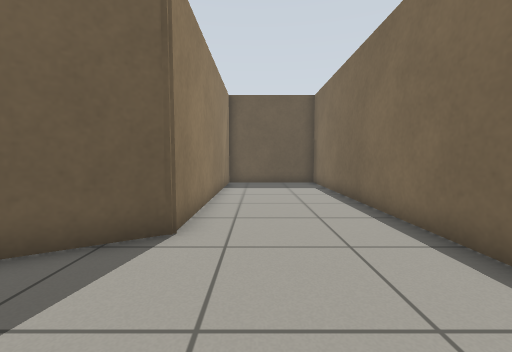
View 1 (above)

15 first-person views from a walk through a world built for the Gazebo simulator. The camera is 0.71 m above the floor, tilts 4° down and sees 90° across. The floor is counted in squares, 0.5 m on a side. Each view is taken from the middle of a square. On the plan, view 1 faces up. The plan holds only what a view shows up to about 13 squares ahead; the rest is blank.

View 2
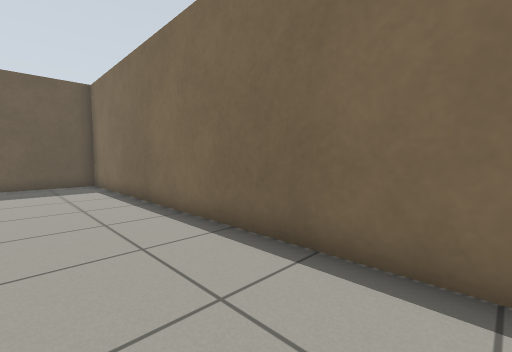

View 3
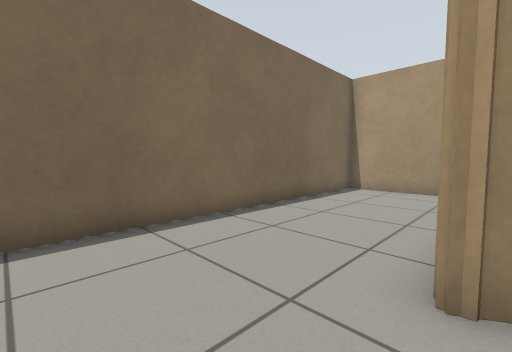

View 4
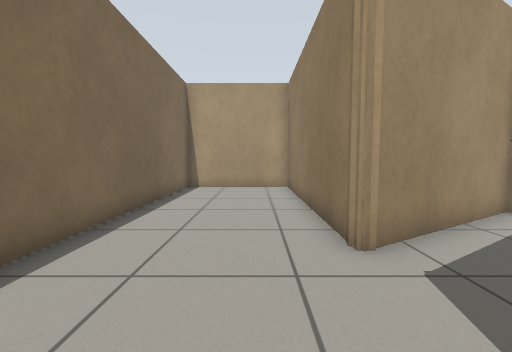

View 5
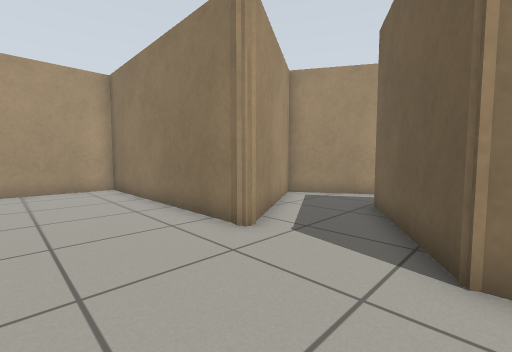

View 6
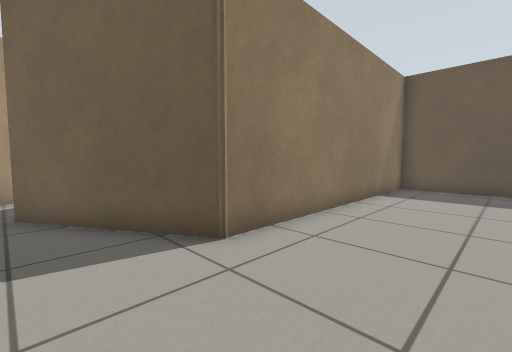

View 7
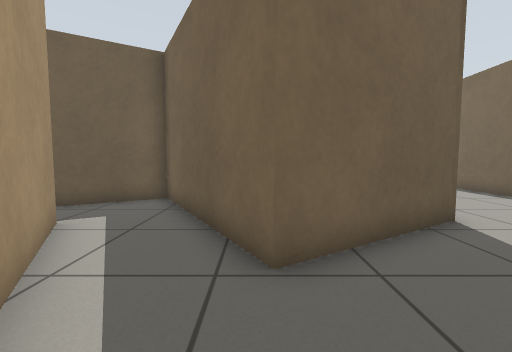

View 8
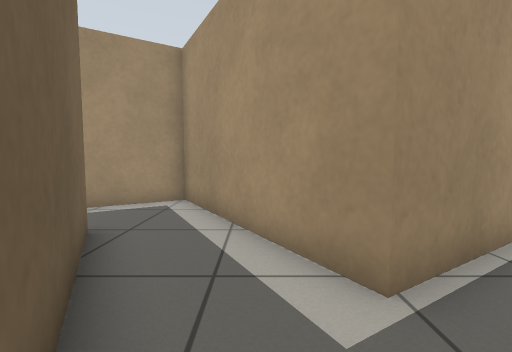

View 9
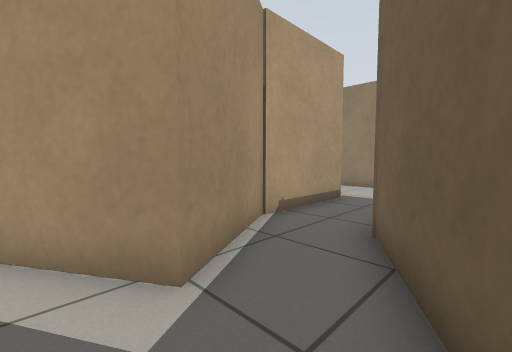

View 10
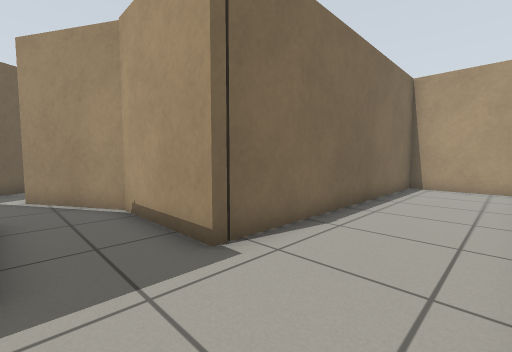

View 11
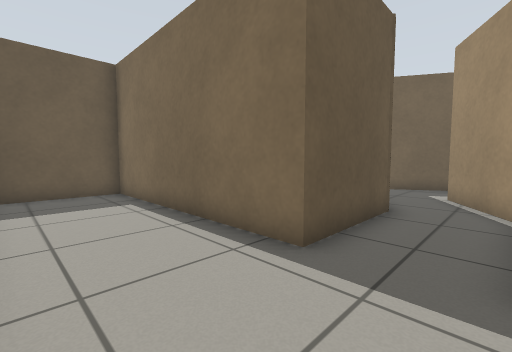

View 12
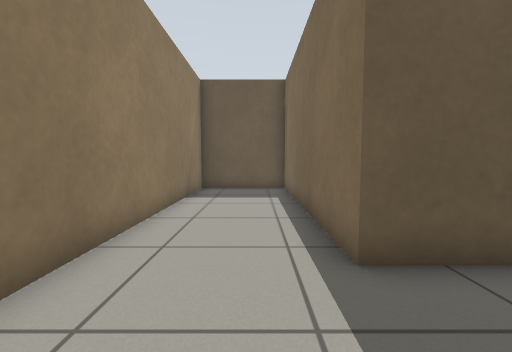

View 13
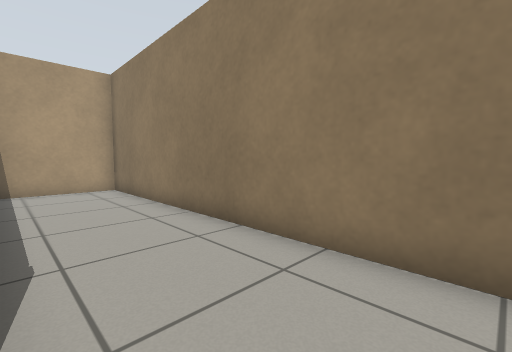

View 14
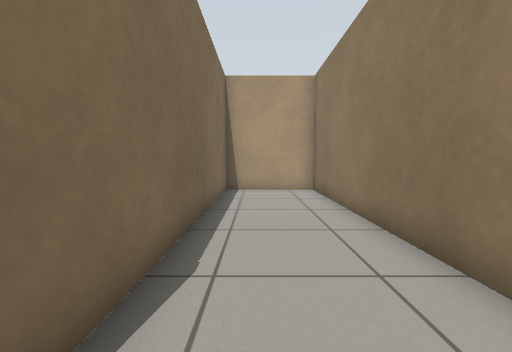

View 15
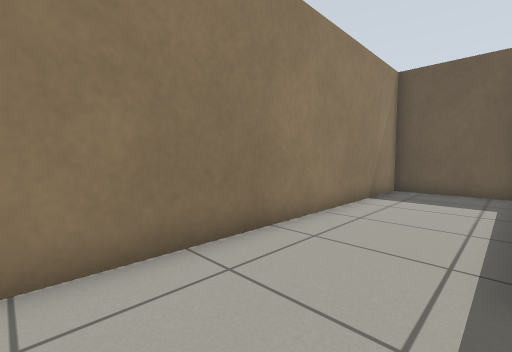

### Floor plan
Points are (right, up) in squares from view 1. A wall is a line through its corners. A room is listed if a view was taken in it or the views show most of it. See-through windows are left out.
Room 1 (views 1, 2, 3, 4, 5, 6)
walls: (-1.6, 1.3) (-1.6, -7.6) (3.3, -7.6) (3.3, 14.8) (-1.6, 14.8) (-1.6, 4.7) (-2.9, 4)
ways out: opening at (-2.5, 2.5) to room 2
Room 2 (views 7, 8, 9, 10, 11, 12, 13, 14, 15)
walls: (-2.9, 4) (-5.8, 2.2) (-9.1, 8) (-13.8, 5.3) (-17.7, 5.3) (-17.7, 14) (-21.6, 14) (-21.6, -8.4) (-17.7, -8.4) (-17.7, 2.7) (-13.5, 2.7) (-10.3, 4.5) (-6.6, -1.7) (-1.6, 1.3)
ways out: opening at (-2.5, 2.5) to room 1

Where each view was taken, in squares from view 1:
view 1: 0 up, 0 right, facing up
view 2: 0 up, 0 right, facing up-right
view 3: 4 up, 2 left, facing down-right
view 4: 5 up, 0 right, facing down
view 5: 5 up, 2 right, facing down-left
view 6: 2 up, 2 right, facing up-left
view 7: 1 down, 6 left, facing up
view 8: 7 up, 9 left, facing down
view 9: 7 up, 9 left, facing down-left
view 10: 5 up, 21 left, facing down-right
view 11: 3 up, 21 left, facing up-right
view 12: 2 up, 19 left, facing up
view 13: 4 up, 18 left, facing down-left
view 14: 3 up, 19 left, facing down
view 15: 2 up, 18 left, facing up-left
